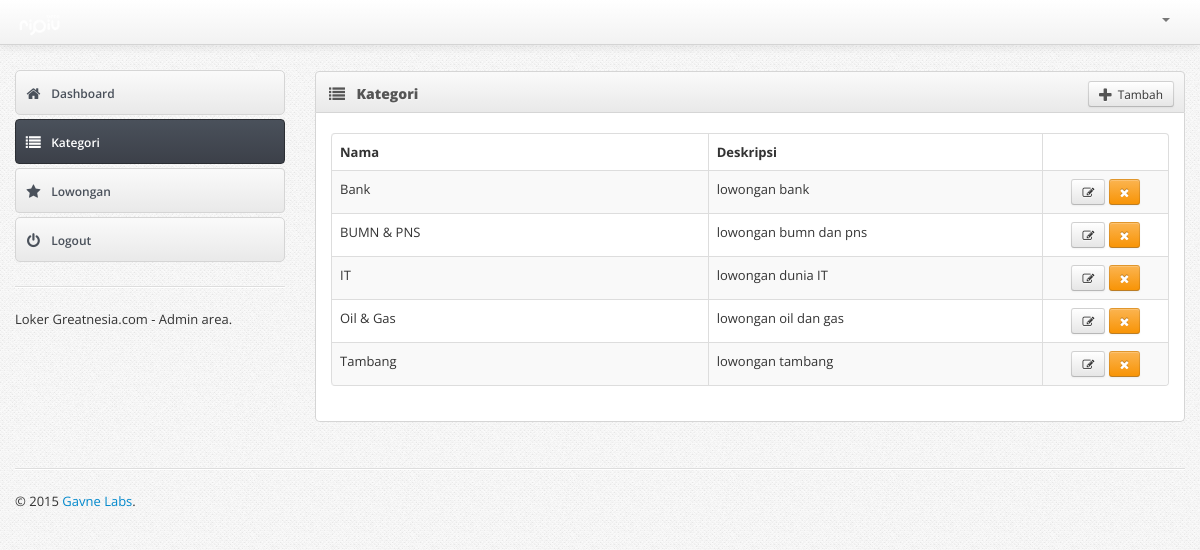
Page /index.php/secret/kategori on the committed database.
### tables this page shows
CREATE TABLE IF NOT EXISTS `kategori` (
  `kid` int(11) NOT NULL AUTO_INCREMENT,
  `nama` varchar(50) NOT NULL,
  `deskripsi` varchar(255) NOT NULL,
  PRIMARY KEY (`kid`)
);

### application/controllers/secret/Kategori.php (called while the page is built, shortened)
<?php
class Kategori extends CI_Controller {
    public function __construct()
    {
        $this->load->model('admin/usermodel','usm');
        $this->load->model('admin/kategorimodel','ktm');
    }
    public function index($off = 0)
    {
        $data['menu'] = 'Kategori';
        $username = $this->session->userdata('username');
        $data['user'] = $this->usm->getUserDetail($username);
        $total = $this->ktm->countAllKategori();
        $this->load->library('pagination');
        $config["base_url"] = site_url('secret/kategori/index');
        $config["total_rows"] = $total;
        $config["per_page"] = 20;
        $data['kategori'] = $this->ktm->getAllKategori($config['per_page'],$off);
        $this->load->view('secret/kategori_view',$data);
    }
}

### index.php (called while the page is built, shortened)
<?php
require_once BASEPATH.'core/CodeIgniter.php';

### application/config/config.php (called while the page is built, shortened)
<?php
$config['base_url'] = '';
$config['index_page'] = 'index.php';
$config['uri_protocol']	= 'REQUEST_URI';
$config['url_suffix'] = '';
$config['language']	= 'english';
$config['charset'] = 'UTF-8';
$config['enable_hooks'] = FALSE;
$config['subclass_prefix'] = 'MY_';
$config['composer_autoload'] = FALSE;
$config['permitted_uri_chars'] = 'a-z 0-9~%.:_\-';
$config['allow_get_array'] = TRUE;
$config['enable_query_strings'] = FALSE;
$config['controller_trigger'] = 'c';
$config['function_trigger'] = 'm';
$config['directory_trigger'] = 'd';
$config['log_threshold'] = 0;
$config['log_path'] = '';
$config['log_file_extension'] = '';
$config['log_file_permissions'] = 0644;
$config['log_date_format'] = 'Y-m-d H:i:s';
$config['error_views_path'] = '';
$config['cache_path'] = '';
$config['cache_query_string'] = FALSE;
$config['encryption_key'] = 'lokerkey1234567890QWERTYUIOPasdfghjklZXCVBNM';
$config['sess_driver'] = 'database';
$config['sess_cookie_name'] = 'loker_session';
$config['sess_expiration'] = 7200;
$config['sess_save_path'] = 'sessions';
$config['sess_match_ip'] = FALSE;
$config['sess_time_to_update'] = 300;
$config['sess_regenerate_destroy'] = FALSE;
$config['cookie_prefix']	= '';
$config['cookie_domain']	= '';
$config['cookie_path']		= '/';
$config['cookie_secure']	= FALSE;
$config['cookie_httponly'] 	= FALSE;
$config['standardize_newlines'] = FALSE;
$config['global_xss_filtering'] = FALSE;
$config['csrf_protection'] = FALSE;
$config['csrf_token_name'] = 'csrf_test_name';
$config['csrf_cookie_name'] = 'csrf_cookie_name';
$config['csrf_expire'] = 7200;
$config['csrf_regenerate'] = TRUE;
$config['csrf_exclude_uris'] = array();
$config['compress_output'] = FALSE;
$config['time_reference'] = 'local';
$config['rewrite_short_tags'] = FALSE;
$config['proxy_ips'] = '';

### application/models/admin/Kategorimodel.php (called while the page is built, shortened)
<?php
class Kategorimodel extends CI_Model{
    public function countAllKategori()
    {
        return $this->db->count_all_results('kategori');
    }
    public function getAllKategori($pg,$off)
    {
        $this->db->order_by('nama','asc');
        return $this->db->get('kategori',$pg,$off);
    }
}

### application/views/secret/kategori_view.php (the view, shortened to what this page needs)
<?php $this->load->view('secret/header'); ?>
<div class="span9">
</div>
<div class="row">
    <div class="span9">
        <div class="widget">
            <div class="widget-header">
                <i class="icon-list"></i>
                <h3>Kategori</h3>
                <span style="float: right; padding-right: 10px;"><a title="Tambah Kategori" href="<?php echo site_url('secret/kategori/tambah'); ?>" class="btn btn-small"><i class="icon-plus" style="margin-left: 0px; margin-right: 3px;"></i> Tambah</a></span>
            </div>
            <div class="widget-content">
                <table class="table table-striped table-bordered">
                    <thead>
                        <tr>
                            <th>Nama</th>
                            <th width="40%">Deskripsi</th>
                            <th width="15%">&nbsp;</th>
                        </tr>
                    </thead>
                    <tbody>
                    <?php if($kategori->num_rows() > 0) : ?>
                    <?php foreach($kategori->result() as $kt) : ?>
                    <tr>
                        <td><?php echo $kt->nama; ?></td>
                        <td><?php echo $kt->deskripsi; ?></td>
                        <td class="action-td">
                            <a title="edit" href="<?php echo site_url('secret/kategori/edit/'.$kt->kid); ?>" class="btn btn-small"><i class="icon-edit"></i></a>
                            <a title="delete" href="<?php echo site_url('secret/kategori/delete/'.$kt->kid); ?>" class="btn btn-small btn-warning"><i class="icon-remove"></i></a>
                        </td>
                    </tr>
                    <?php endforeach; ?>
                    <?php endif; ?>
                    </tbody>
                </table>
            </div>
        </div>
    </div>
</div>
<?php $this->load->view('secret/footer'); ?>

### application/views/secret/header.php (shortened to what this page needs)
<!DOCTYPE html>
<html lang="en">
  <head>
    <link href="<?php echo base_url('css/bootstrap.min.css'); ?>" rel="stylesheet">
    <link href="<?php echo base_url('css/bootstrap-responsive.min.css'); ?>" rel="stylesheet">
    <link href="<?php echo base_url('css/font-awesome.css'); ?>" rel="stylesheet">
    <link href="<?php echo base_url('css/adminia.css'); ?>" rel="stylesheet">
    <link href="<?php echo base_url('css/adminia-responsive.css'); ?>" rel="stylesheet">
    <link href="<?php echo base_url('css/pages/dashboard.css'); ?>" rel="stylesheet">
  </head>
<body>
<div class="navbar navbar-fixed-top">
  <div class="navbar-inner">
    <div class="container">
      <a class="brand" ><img style="border:0px;" src="<?php echo base_url(); ?>img/mini-logo.png"></a>
      <div class="nav-collapse">
	<ul class="nav pull-right">
	  <li class="dropdown">
	    <a data-toggle="dropdown" class="dropdown-toggle " href="#">
		    <?php echo $user->nama; ?> <b class="caret"></b>
	    </a>
	  </li>
	</ul>
      </div>
    </div>
  </div>
</div>
<div id="content">
  <div class="container">
    <div class="row">
      <div class="span3">
	<ul id="main-nav" class="nav nav-tabs nav-stacked">
	  <li <?php if($menu == 'Home') echo 'class="active"'; ?>>
		  <a href="<?php echo site_url('secret/home'); ?>">
			  <i class="icon-home"></i>
			  Dashboard
		  </a>
	  </li>
	  <li <?php if($menu == 'Kategori') echo 'class="active"'; ?>>
		  <a href="<?php echo site_url('secret/kategori'); ?>">
			  <i class="icon-list"></i>
			  Kategori
		  </a>
	  </li>
	  <li <?php if($menu == 'Loker') echo 'class="active"'; ?>>
		  <a href="<?php echo site_url('secret/loker'); ?>">
			  <i class="icon-star"></i>
			  Lowongan
		  </a>
	  </li>
	  <li>
		  <a href="<?php echo site_url('secret/login/out'); ?>">
			  <i class="icon-off"></i>
			  Logout
		  </a>
	  </li>
	</ul>
	<hr />
	<div class="sidebar-extra">
		<p>Loker Greatnesia.com - Admin area.</p>
	</div>
	<br />
      </div>

### application/views/secret/footer.php (shortened to what this page needs)
		</div>
	</div>
</div>
<div id="footer">
	<div class="container">
		<hr>
		<p>&copy; <?php echo date('Y') ?> <a href="http://www.gavne.com">Gavne Labs</a>.</p>
	</div>
</div>
  </body>
</html>

### css/adminia.css (style rules this page uses)
body { font: 13px/1.7em 'Open Sans', arial, sans-serif; background: url(../img/body-bg.png) repeat 0 0; }
p { font: 13px/1.7em 'Open Sans', arial, sans-serif; }
h3 { margin-bottom: .75em; font-weight: 600; color: #F90; }
hr { border-top-color: #DDD; }
.navbar { font-size: 12px; }
.navbar .brand { position: relative; top: 2px; font-size: 18px; font-weight: 600; }
#main-nav.nav-tabs.nav-stacked > li { margin-bottom: 4px; }
#main-nav.nav-tabs.nav-stacked > li > a { padding: 10px 8px; font-size: 12px; font-weight: 600; color: #4A515B; background: #E9E9E9; background:-moz-linear-gradient(top, #FAFAFA 0%, #E9E9E9 100%); background:-webkit-gradient(linear, left top, left bottom, color-stop(0%,#FAFAFA), color-stop(100%,#E9E9E9)); background:-webkit-linear-gradient(top, #FAFAFA 0%,#E9E9E9 100%); background:-o-linear-gradient(top, #FAFAFA 0%,#E9E9E9 100%); background:-ms-linear-gradient(top, #FAFAFA 0%,#E9E9E9 100%); background:linear-gradient(top, #FAFAFA 0%,#E9E9E9 100%); filter: progid:DXImageTransform.Microsoft.gradient(startColorstr='#FAFAFA', endColorstr='#E9E9E9'); -ms-filter: "progid:DXImageTransform.Microsoft.gradient(startColorstr='#FAFAFA', endColorstr='#E9E9E9')"; border: 1px solid #D5D5D5; border-radius: 4px; }
#main-nav.nav-tabs.nav-stacked > li.active > a, #main-nav.nav-tabs.nav-stacked > li > a:hover { color: #FFF; background: #3C4049; background:-moz-linear-gradient(top, #4A515B 0%, #3C4049 100%); background:-webkit-gradient(linear, left top, left bottom, color-stop(0%,#4A515B), color-stop(100%,#3C4049)); background:-webkit-linear-gradient(top, #4A515B 0%,#3C4049 100%); background:-o-linear-gradient(top, #4A515B 0%,#3C4049 100%); background:-ms-linear-gradient(top, #4A515B 0%,#3C4049 100%); background:linear-gradient(top, #4A515B 0%,#3C4049 100%); filter: progid:DXImageTransform.Microsoft.gradient(startColorstr='#4A515B', endColorstr='#3C4049'); -ms-filter: "progid:DXImageTransform.Microsoft.gradient(startColorstr='#4A515B', endColorstr='#3C4049')"; border-color: #2B2E33; }
#main-nav.nav-tabs.nav-stacked > li:first-child > a, #main-nav.nav-tabs.nav-stacked > li:last-child > a { border-radius: 5px; }
#main-nav.nav-tabs.nav-stacked li [class^="icon-"], #main-nav.nav-tabs.nav-stacked li [class*=" icon-"] { position: relative; top: 1px; margin-right: .35em; font-size: 15px; }
#content { padding-top: 70px; }
#footer { margin-bottom: 1em; }
.widget { position: relative; clear: both; width: auto; margin-bottom: 2em; }
.widget-header { position: relative; height: 40px; line-height: 40px; background: #E9E9E9; background:-moz-linear-gradient(top, #FAFAFA 0%, #E9E9E9 100%); background:-webkit-gradient(linear, left top, left bottom, color-stop(0%,#FAFAFA), color-stop(100%,#E9E9E9)); background:-webkit-linear-gradient(top, #FAFAFA 0%,#E9E9E9 100%); background:-o-linear-gradient(top, #FAFAFA 0%,#E9E9E9 100%); background:-ms-linear-gradient(top, #FAFAFA 0%,#E9E9E9 100%); background:linear-gradient(top, #FAFAFA 0%,#E9E9E9 100%); filter: progid:DXImageTransform.Microsoft.gradient(startColorstr='#FAFAFA', endColorstr='#E9E9E9'); -ms-filter: "progid:DXImageTransform.Microsoft.gradient(startColorstr='#FAFAFA', endColorstr='#E9E9E9')"; border: 1px solid #D5D5D5; -webkit-border-top-left-radius: 4px; -webkit-border-top-right-radius: 4px; -moz-border-radius-topleft: 4px; -moz-border-radius-topright: 4px; border-top-left-radius: 4px; border-top-right-radius: 4px; -webkit-background-clip: padding-box; }
.widget-header h3 { position: relative; top: 2px; left: 10px; display: inline-block; margin-right: 3em; font-size: 14px; font-weight: 800; color: #555; line-height: 18px; text-shadow: 1px 1px 2px rgba(255,255,255,.5); }
.widget-header [class^="icon-"], .widget-header [class*=" icon-"] { display: inline-block; margin-left: 13px; margin-right: -2px; font-size: 16px; color: #555; vertical-align: middle; }
.widget-content { padding: 20px 15px 15px; background: #FFF; border: 1px solid #D5D5D5; -moz-border-radius: 5px; -webkit-border-radius: 5px; border-radius: 5px; }
.widget-header+.widget-content { border-top: none; -webkit-border-top-left-radius: 0; -webkit-border-top-right-radius: 0; -moz-border-radius-topleft: 0; -moz-border-radius-topright: 0; border-top-left-radius: 0; border-top-right-radius: 0; }
.widget-content:before, .widget-content:after { content:""; display:table; }
.widget-content:after { clear:both; }
.widget-content { zoom:1; }
.table .action-td { width: 80px; text-align: center; }

### rows in the picture
kategori: nama "Bank", deskripsi "lowongan bank"
kategori: nama "BUMN & PNS", deskripsi "lowongan bumn dan pns"
kategori: nama "IT", deskripsi "lowongan dunia IT"
kategori: nama "Oil & Gas", deskripsi "lowongan oil dan gas"
kategori: nama "Tambang", deskripsi "lowongan tambang"
